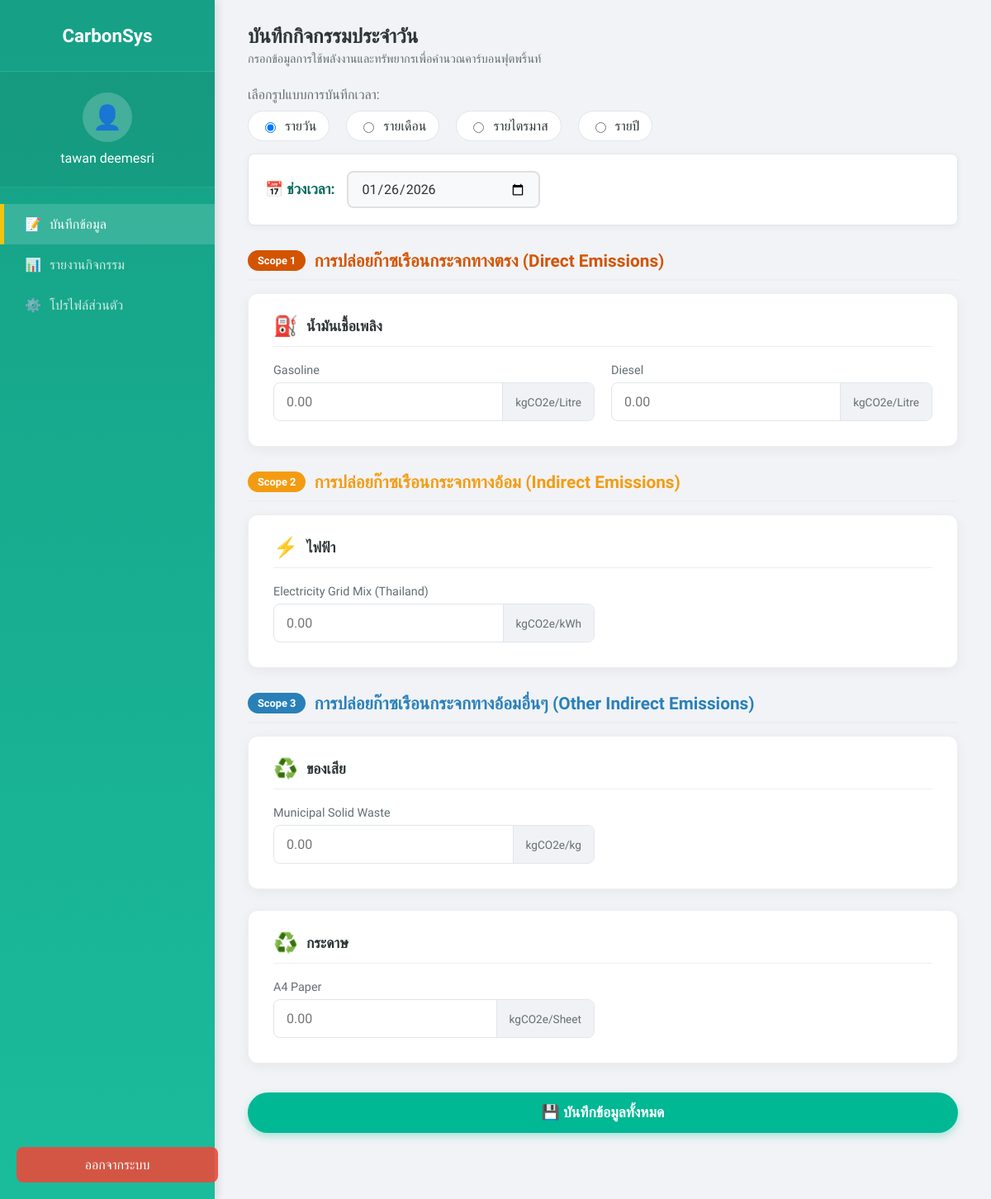
The app's page /fontend/home.php (signed in), older data.
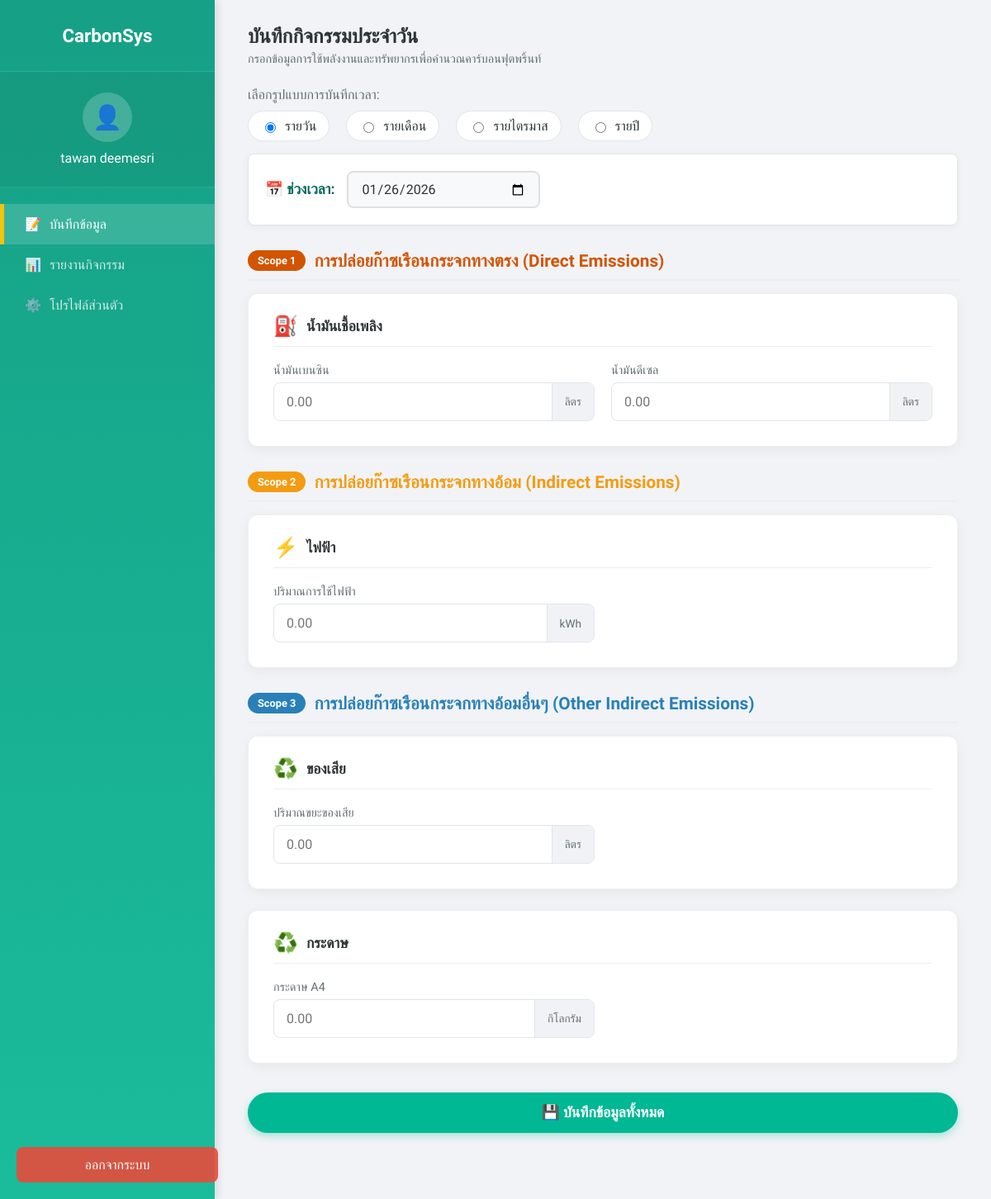
The same page, newer data.
### tables this page shows
CREATE TABLE `users` (
  `user_id` int(11) NOT NULL,
  `username` varchar(50) NOT NULL,
  `password` varchar(255) NOT NULL,
  `full_name` varchar(100) DEFAULT NULL,
  `email` varchar(100) DEFAULT NULL,
  `role_id` int(11) DEFAULT NULL,
  `dept_id` int(11) DEFAULT NULL,
  `status` enum('active','inactive') DEFAULT 'active',
  `last_login` datetime DEFAULT NULL,
  `updated_at` timestamp NOT NULL DEFAULT current_timestamp() ON UPDATE current_timestamp()
);

CREATE TABLE `emission_factors` (
  `factor_id` int(11) NOT NULL,
  `source_id` int(11) DEFAULT NULL,
  `factor_name` varchar(150) NOT NULL,
  `factor_value` decimal(15,6) NOT NULL COMMENT 'ค่า EF',
  `unit` varchar(50) NOT NULL COMMENT 'เช่น kgCO2e/unit',
  `reference_year` year(4) NOT NULL,
  `source_reference` varchar(255) DEFAULT NULL COMMENT 'แหล่งอ้างอิงค่า EF เช่น TGO'
);

### fontend/home.php (the view, shortened to what this page needs)
<?php
require_once '../db_config.php';
$user_id = $_SESSION['user_id'];
$active_tab = 'record';
$date_mode = isset($_POST['date_mode']) ? $_POST['date_mode'] : 'daily';
function getScope($name) {
    if (strpos($name, 'ไฟฟ้า') !== false) return 2;
    if (strpos($name, 'น้ำมัน') !== false || strpos($name, 'เชื้อเพลิง') !== false || stripos($name, 'LPG') !== false) return 1;
    return 3;
}
$user = $conn->query("SELECT users.*, departments.dept_name FROM users LEFT JOIN departments ON users.dept_id = departments.dept_id WHERE user_id=$user_id")->fetch();
$factors_raw = $conn->query("SELECT ef.*, es.source_name, es.source_id FROM emission_factors ef LEFT JOIN emission_sources es ON ef.source_id=es.source_id ORDER BY es.source_id, ef.factor_id")->fetchAll();
$scope_grouped = [1 => [], 2 => [], 3 => []];
foreach ($factors_raw as $r) { $scope_grouped[getScope($r['source_name'])][$r['source_name']][] = $r; }
?>
<!DOCTYPE html>
<html lang="th">
<head>
</head>
<body>
    <nav class="sidebar">
        <div class="sidebar-header">Carbon<span>Sys</span></div>
        <div class="user-profile">
            <div class="user-avatar">👤</div>
            <span><?php echo htmlspecialchars($user['full_name']); ?></span>
        </div>
        <ul class="sidebar-menu">
            <li><button onclick="switchTab('record')" class="<?php echo $active_tab=='record'?'active':''; ?>" id="btn-record">📝 <span>บันทึกข้อมูล</span></button></li>
            <li><button onclick="switchTab('history')" class="<?php echo $active_tab=='history'?'active':''; ?>" id="btn-history">📊 <span>รายงานกิจกรรม</span></button></li>
            <li><button onclick="switchTab('profile')" class="<?php echo $active_tab=='profile'?'active':''; ?>" id="btn-profile">⚙️ <span>โปรไฟล์ส่วนตัว</span></button></li>
        </ul>
        <div class="logout-container">
            <a href="home.php?action=logout" class="btn-logout" onclick="return confirm('ยืนยันออกจากระบบ?')">ออกจากระบบ</a>
        </div>
    </nav>
    <main class="main-content">
        <div class="container">
            <div id="tab-record" class="tab-content <?php echo $active_tab=='record'?'active':''; ?>">
                <div class="header-section"><div><h2>บันทึกกิจกรรมประจำวัน</h2><div class="sub-text">กรอกข้อมูลการใช้พลังงานและทรัพยากรเพื่อคำนวณคาร์บอนฟุตพริ้นท์</div></div></div>
                <form method="POST">
                    <div style="margin-bottom: 10px; font-weight: 500; color: var(--text-muted);">เลือกรูปแบบการบันทึกเวลา:</div>
                    <div class="radio-group">
                        <label class="radio-item"><input type="radio" name="date_mode" value="daily" onchange="toggleDateInput('daily')" <?php echo ($date_mode=='daily')?'checked':''; ?>> รายวัน</label>
                        <label class="radio-item"><input type="radio" name="date_mode" value="monthly" onchange="toggleDateInput('monthly')" <?php echo ($date_mode=='monthly')?'checked':''; ?>> รายเดือน</label>
                        <label class="radio-item"><input type="radio" name="date_mode" value="quarterly" onchange="toggleDateInput('quarterly')" <?php echo ($date_mode=='quarterly')?'checked':''; ?>> รายไตรมาส</label>
                        <label class="radio-item"><input type="radio" name="date_mode" value="yearly" onchange="toggleDateInput('yearly')" <?php echo ($date_mode=='yearly')?'checked':''; ?>> รายปี</label>
                    </div>
                    <div class="date-input-container">
                        <label>📅 ช่วงเวลา:</label>
                        <div id="input-daily" class="date-input <?php echo ($date_mode=='daily')?'active':''; ?>"><input type="date" name="log_date_day" value="<?php echo $_POST['log_date_day'] ?? date('Y-m-d'); ?>" class="date-field"></div>
                    </div>
                    <?php foreach([1,2,3] as $s_id): if(!empty($scope_grouped[$s_id])): ?>
                        <div class="scope-header">
                            <span class="scope-badge s<?php echo $s_id; ?>-bg">Scope <?php echo $s_id; ?></span>
                            <h3 class="s<?php echo $s_id; ?>-color"><?php echo ($s_id==1) ? 'การปล่อยก๊าซเรือนกระจกทางตรง (Direct Emissions)' : (($s_id==2) ? 'การปล่อยก๊าซเรือนกระจกทางอ้อม (Indirect Emissions)' : 'การปล่อยก๊าซเรือนกระจกทางอ้อมอื่นๆ (Other Indirect Emissions)'); ?></h3>
                        </div>
                        <?php foreach ($scope_grouped[$s_id] as $src => $facts): ?>
                        <div class="card">
                            <div style="display:flex; align-items:center; gap:10px; margin-bottom:20px; border-bottom:1px solid #eee; padding-bottom:10px;">
                                <span style="font-size:1.5em;"><?php echo ($s_id==1)?'⛽':(($s_id==2)?'⚡':'♻️'); ?></span><h3 style="margin:0; color:#2d3436; font-size:1.1em;"><?php echo htmlspecialchars($src); ?></h3>
                            </div>
                            <div class="grid-inputs">
                                <?php foreach ($facts as $f): ?>
                                <div class="input-wrapper">
                                    <label class="input-label"><?php echo $f['factor_name']; ?></label>
                                    <div class="modern-input-group"><input type="number" step="0.01" min="0" name="activity[<?php echo $f['factor_id']; ?>]" placeholder="0.00"><span class="unit-badge"><?php echo $f['unit']; ?></span></div>
                                </div>
                                <?php endforeach; ?>
                            </div>
                        </div>
                        <?php endforeach; ?>
                    <?php endif; endforeach; ?>
                    <button type="submit" name="save_multiple" class="btn-submit">💾 บันทึกข้อมูลทั้งหมด</button>
                </form>
            </div>
        </div>
    </main>
</body>
</html>

Row changes from the older to the newer data that the page shows:
removed emission_factors: factor_name "Gasoline", unit "kgCO2e/Litre", shown under "น้ำมันเชื้อเพลิง"
removed emission_factors: factor_name "Diesel", unit "kgCO2e/Litre", shown under "น้ำมันเชื้อเพลิง"
removed emission_factors: factor_name "Municipal Solid Waste", unit "kgCO2e/kg", shown under "ของเสีย"
removed emission_factors: factor_name "A4 Paper", unit "kgCO2e/Sheet", shown under "กระดาษ"
added emission_factors: factor_name "น้ำมันเบนซิน", unit "ลิตร", shown under "น้ำมันเชื้อเพลิง"
added emission_factors: factor_name "น้ำมันดีเซล", unit "ลิตร", shown under "น้ำมันเชื้อเพลิง"
changed emission_factors: factor_name "Electricity Grid Mix (Thailand)" → "ปริมาณการใช้ไฟฟ้า"; unit "kgCO2e/kWh" → "kWh"
added emission_factors: factor_name "ปริมาณขยะของเสีย", unit "ลิตร", shown under "ของเสีย"
added emission_factors: factor_name "กระดาษ A4", unit "กิโลกรัม", shown under "กระดาษ"
